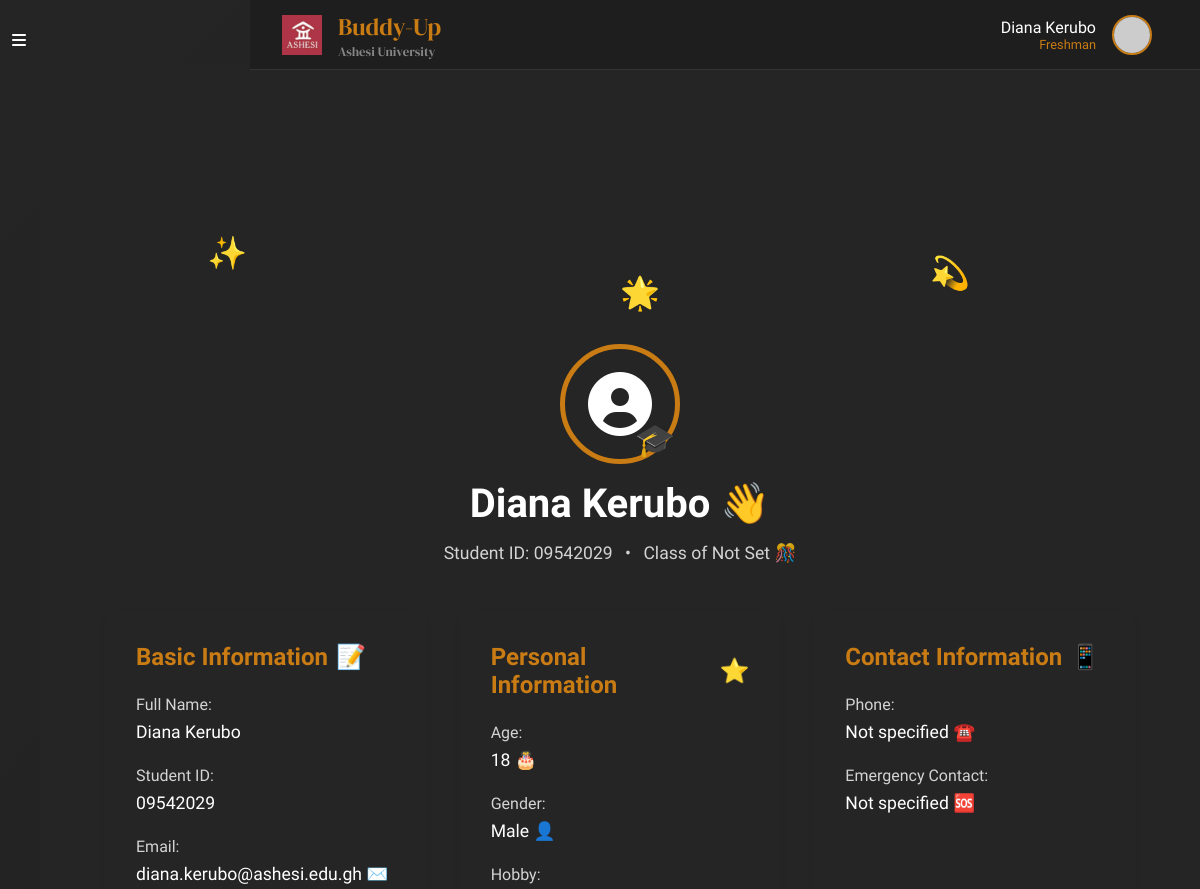
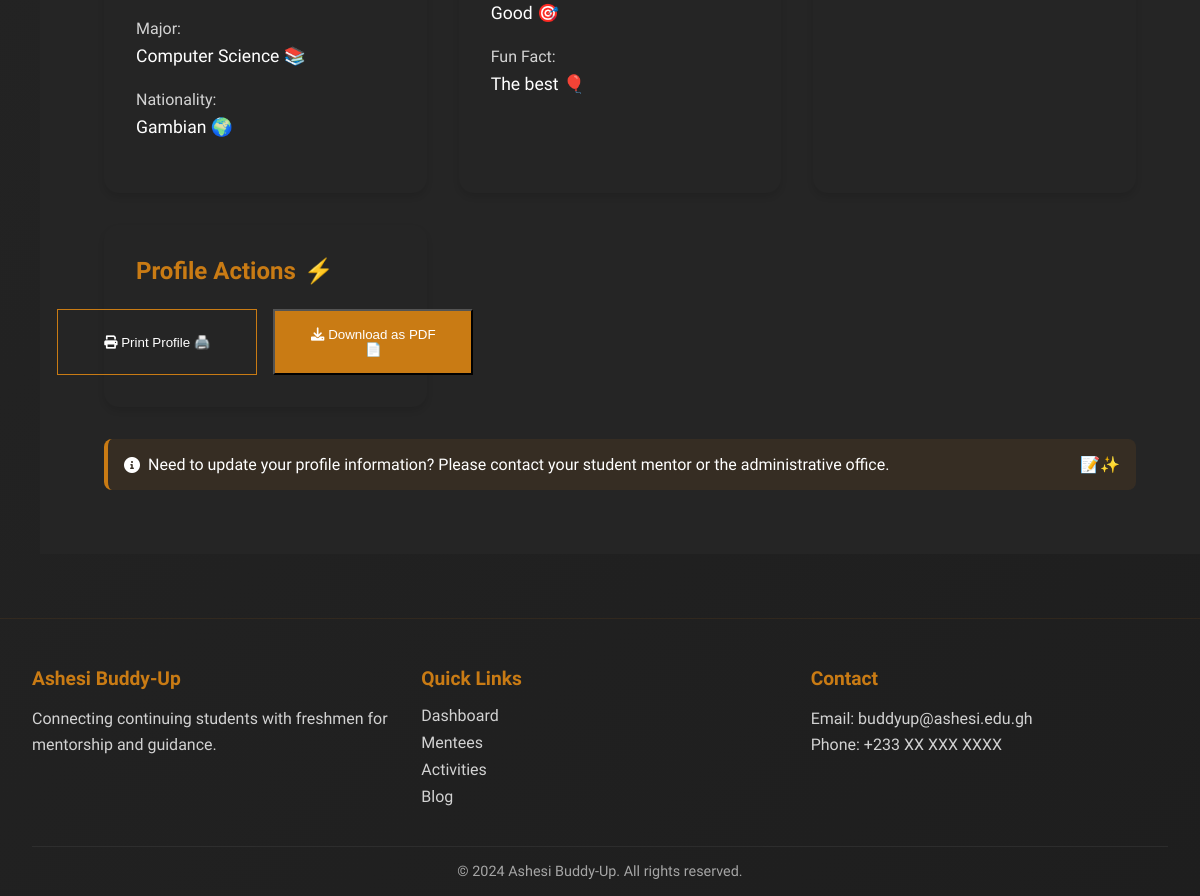
The page /dashboard/freshman/profile/index.php (signed in) on the database its author committed (2 pictures, top to bottom).
### tables this page shows
CREATE TABLE `freshman_details` (
  `freshman_id` int(11) NOT NULL,
  `user_id` int(11) DEFAULT NULL,
  `avatar_url` varchar(255) DEFAULT NULL,
  `full_name` varchar(255) NOT NULL,
  `student_id` varchar(8) DEFAULT NULL,
  `age` int(11) DEFAULT NULL,
  `gender` enum('Male','Female','Other') DEFAULT NULL,
  `major` varchar(100) DEFAULT NULL,
  `nationality` varchar(100) DEFAULT NULL,
  `hobby` text DEFAULT NULL,
  `fun_fact` text DEFAULT NULL,
  `continuing_buddy_id` int(11) DEFAULT NULL
);

CREATE TABLE `users` (
  `user_id` int(11) NOT NULL,
  `email` varchar(255) NOT NULL,
  `password` varchar(255) NOT NULL,
  `role` enum('Freshman','Continuing','Faculty','SuperAdmin') NOT NULL,
  `registration_date` timestamp NOT NULL DEFAULT current_timestamp(),
  `last_login` timestamp NULL DEFAULT NULL
);

### dashboard/freshman/profile/index.php (the view, shortened to what this page needs)
<?php
require_once '../../../db/database.php';
$user_id = $_SESSION['user_id'];
$profile = null;
try {
    $stmt = $pdo->prepare("
        SELECT
            f.freshman_id,
            f.avatar_url,
            f.full_name,
            f.student_id,
            f.age,
            f.gender,
            f.major,
            f.nationality,
            f.hobby,
            f.fun_fact,
            u.email,
            u.registration_date as join_date
        FROM users u
        LEFT JOIN freshman_details f ON u.user_id = f.user_id
        WHERE u.user_id = ?
    ");
    $stmt->execute([$user_id]);
    $profile = $stmt->fetch(PDO::FETCH_ASSOC);
} catch (PDOException $e) {
    error_log("Error: " . $e->getMessage());
    $_SESSION['error'] = "Failed to load profile data.";
}
include '../../includes/header.php';
include '../../includes/freshman_sidebar.php';
?>
<div class="main-content">
    <div class="content-wrapper">
        <?php if ($profile): ?>
            <div class="profile-header">
                <div class="profile-cover">
                    <span class="emoji-float">✨</span>
                    <span class="emoji-float">🌟</span>
                    <span class="emoji-float">💫</span>
                </div>
                <div class="profile-avatar">
                    <i class="fas fa-user-circle"></i>
                    <span class="emoji-badge">🎓</span>
                </div>
                <h1><?php echo htmlspecialchars($profile['full_name'] ?? 'Student'); ?>
                    <span class="welcome-emoji">👋</span>
                </h1>
                <p class="student-info">
                    <span>Student ID: <?php echo htmlspecialchars($profile['student_id'] ?? 'Not Set'); ?></span>
                    <span class="dot-separator">•</span>
                    <span>Class of <?php echo htmlspecialchars($profile['graduation_year'] ?? 'Not Set'); ?> 🎊</span>
                </p>
            </div>
            <div class="profile-grid">
                <div class="profile-card basic-info">
                    <h2>Basic Information <span>📝</span></h2>
                    <div class="info-group">
                        <label>Full Name:</label>
                        <p><?php echo htmlspecialchars($profile['full_name'] ?? 'Not Set'); ?></p>
                    </div>
                    <div class="info-group">
                        <label>Student ID:</label>
                        <p><?php echo htmlspecialchars($profile['student_id'] ?? 'Not Set'); ?></p>
                    </div>
                    <div class="info-group">
                        <label>Email:</label>
                        <p><?php echo htmlspecialchars($profile['email'] ?? 'Not Set'); ?> ✉️</p>
                    </div>
                    <div class="info-group">
                        <label>Major:</label>
                        <p><?php echo htmlspecialchars($profile['major'] ?? 'Not Set'); ?> 📚</p>
                    </div>
                    <div class="info-group">
                        <label>Nationality:</label>
                        <p><?php echo htmlspecialchars($profile['nationality'] ?? 'Not Set'); ?> 🌍</p>
                    </div>
                </div>
                <div class="profile-card preferences">
                    <h2>Personal Information <span>⭐</span></h2>
                    <div class="info-group">
                        <label>Age:</label>
                        <p><?php echo htmlspecialchars($profile['age'] ?? 'Not Set'); ?> 🎂</p>
                    </div>
                    <div class="info-group">
                        <label>Gender:</label>
                        <p><?php echo htmlspecialchars($profile['gender'] ?? 'Not Set'); ?> 👤</p>
                    </div>
                    <div class="info-group">
                        <label>Hobby:</label>
                        <p><?php echo htmlspecialchars($profile['hobby'] ?? 'Not specified'); ?> 🎯</p>
                    </div>
                    <div class="info-group">
                        <label>Fun Fact:</label>
                        <p><?php echo htmlspecialchars($profile['fun_fact'] ?? 'Not specified'); ?> 🎈</p>
                    </div>
                </div>
                <div class="profile-card contact">
                    <h2>Contact Information <span>📱</span></h2>
                    <div class="info-group">
                        <label>Phone:</label>
                        <p><?php echo htmlspecialchars($profile['phone'] ?? 'Not specified'); ?> ☎️</p>
                    </div>
                    <div class="info-group">
                        <label>Emergency Contact:</label>
                        <p><?php echo htmlspecialchars($profile['emergency_contact'] ?? 'Not specified'); ?> 🆘</p>
                    </div>
                </div>
                <div class="profile-card actions">
                    <h2>Profile Actions <span>⚡</span></h2>
                    <div class="action-buttons">
                        <button class="btn btn-secondary" onclick="printProfile()">
                            <i class="fas fa-print"></i> Print Profile 🖨️
                        </button>
                        <button class="btn btn-primary" onclick="downloadProfile()">
                            <i class="fas fa-download"></i> Download as PDF 📄
                        </button>
                    </div>
                </div>
            </div>
        <?php endif; ?>
        <div class="profile-note">
            <p>
                <i class="fas fa-info-circle"></i>
                Need to update your profile information? Please contact your student mentor or the administrative office.
                <span class="emoji-note">📝✨</span>
            </p>
        </div>
    </div>
</div>
<?php include '../../includes/footer.php'; ?>

### dashboard/includes/header.php (style rules this page uses)
:root { --darker-bg: #121212; --dark-bg: #1E1E1E; --medium-bg: #252525; --light-bg: #2D2D2D; --lighter-bg: #333333; --text-primary: #FFFFFF; --text-secondary: #B3B3B3; --text-muted: #808080; --accent-orange: #C97B14; --accent-orange-light: #E69B3A; --accent-orange-dark: #A66610; --sidebar-width: 250px; --header-height: 70px; }
* { margin: 0; padding: 0; box-sizing: border-box; }
body { font-family: "Arimo", sans-serif; background-color: var(--medium-bg); color: var(--text-primary); min-height: 100vh; }
.main-content { margin-top: var(--header-height); margin-left: var(--sidebar-width); min-height: calc(100vh - var(--header-height)); padding: 2rem; background: var(--medium-bg); }
.main-content::before { content: ''; position: fixed; top: 0; left: 0; right: 0; bottom: 0; background: linear-gradient(135deg, var(--medium-bg), var(--dark-bg)); z-index: -1; }

### dashboard/includes/freshman_sidebar.php (style rules this page uses)
.main-content { margin-left: 40px; transition: margin-left 0.3s ease; }

### dashboard/freshman/profile/index.php (style rules this page uses)
.content-wrapper { max-width: 1200px; margin: 60px auto 0; padding: 2rem; }
.profile-header { text-align: center; margin-bottom: 3rem; position: relative; }
.profile-cover { height: 200px; background: linear-gradient(135deg, var(--dark-gray), var(--accent-orange)); border-radius: 20px; margin-bottom: -50px; position: relative; overflow: hidden; }
.emoji-float { position: absolute; font-size: 2rem; animation: float 6s ease-in-out infinite; }
.emoji-float:nth-child(1) { left: 10%; top: 20%; animation-delay: 0s; }
.emoji-float:nth-child(2) { left: 50%; top: 40%; animation-delay: 2s; }
.emoji-float:nth-child(3) { left: 80%; top: 30%; animation-delay: 4s; }
.profile-avatar { width: 120px; height: 120px; background: var(--dark-gray); border-radius: 50%; margin: 0 auto; display: flex; align-items: center; justify-content: center; border: 5px solid var(--accent-orange); position: relative; }
.profile-avatar i { font-size: 4rem; color: var(--white); }
.emoji-badge { position: absolute; bottom: 0; right: 0; font-size: 2rem; animation: bounce 2s infinite; }
.profile-header h1 { color: var(--white); margin: 1rem 0; font-size: 2.5rem; }
.welcome-emoji { display: inline-block; animation: wave 2.5s infinite; }
.student-info { color: var(--white); opacity: 0.8; font-size: 1.1rem; }
.dot-separator { margin: 0 0.5rem; }
.profile-grid { display: grid; grid-template-columns: repeat(auto-fit, minmax(300px, 1fr)); gap: 2rem; margin-top: 2rem; }
.profile-card { background: var(--dark-gray); padding: 2rem; border-radius: 15px; box-shadow: 0 4px 6px rgba(0, 0, 0, 0.1); transition: transform 0.3s ease; }
.profile-card h2 { color: var(--accent-orange); margin-bottom: 1.5rem; display: flex; align-items: center; gap: 0.5rem; }
.info-group { margin-bottom: 1.5rem; }
.info-group label { display: block; color: var(--white); opacity: 0.8; margin-bottom: 0.5rem; }
.info-group p { color: var(--white); font-size: 1.1rem; }
.action-buttons { display: flex; gap: 1rem; justify-content: center; }
.btn { padding: 1rem 2rem; min-width: 200px; justify-content: center; }
.btn-primary { background: var(--accent-orange); color: var(--white); }
.btn-secondary { background: var(--dark-gray); color: var(--white); border: 1px solid var(--accent-orange); }
.profile-note { margin-top: 2rem; padding: 1rem; background: rgba(201, 123, 20, 0.1); border-left: 4px solid var(--accent-orange); border-radius: 8px; }
.profile-note p { color: var(--white); display: flex; align-items: center; gap: 0.5rem; }
.emoji-note { margin-left: auto; }

### rows shown on the page
freshman_details: full_name "Diana Kerubo", student "09542029", user.email "diana.kerubo@ashesi.edu.gh", major "Computer Science", nationality "Gambian", age "18", gender "Male", hobby "Good", fun_fact "The best"

### other values the page prints
$_SESSION['full_name'] "Diana Kerubo"
$_SESSION['role'] "Freshman"
$profile['graduation_year'] "Not Set"
$profile['phone'] "Not specified"
$profile['emergency_contact'] "Not specified"
